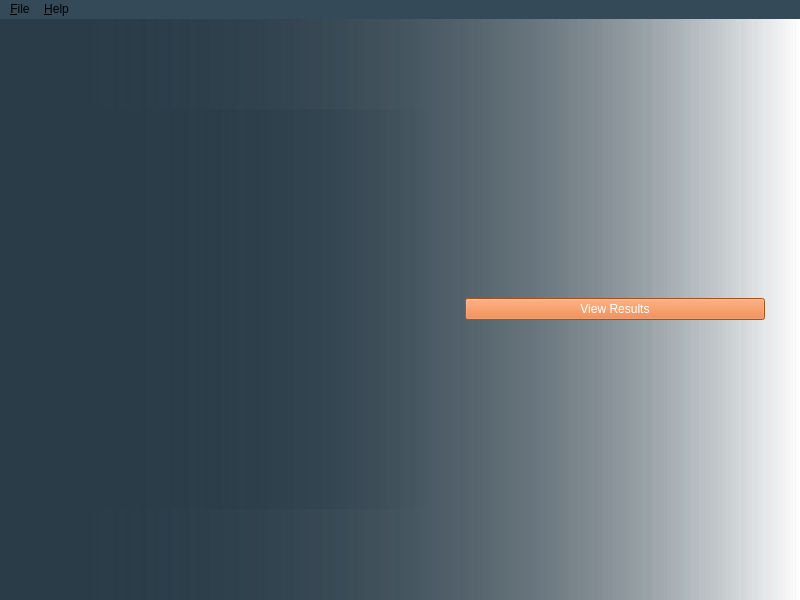
<?xml version="1.0" encoding="UTF-8"?>
<ui version="4.0">
 <class>MainWindow</class>
 <widget class="QMainWindow" name="MainWindow">
  <property name="geometry">
   <rect>
    <x>0</x>
    <y>0</y>
    <width>800</width>
    <height>600</height>
   </rect>
  </property>
  <property name="windowTitle">
   <string>PeerPilot</string>
  </property>
  <property name="styleSheet">
   <string notr="true">background-color: rgb(42, 60, 72);
background-color: qlineargradient(spread:pad, x1:0, y1:0, x2:1, y2:0, stop:0 rgba(42, 60, 72, 255), stop:1 rgba(255, 255, 255,0));</string>
  </property>
  <widget class="QWidget" name="centralwidget">
   <layout class="QHBoxLayout" name="horizontalLayout">
    <item>
     <widget class="QLabel" name="icon">
      <property name="enabled">
       <bool>true</bool>
      </property>
      <property name="maximumSize">
       <size>
        <width>400</width>
        <height>400</height>
       </size>
      </property>
      <property name="text">
       <string/>
      </property>
      <property name="pixmap">
       <pixmap resource="../resources.qrc">:/PeerPilotImage.png</pixmap>
      </property>
      <property name="scaledContents">
       <bool>true</bool>
      </property>
      <property name="alignment">
       <set>Qt::AlignCenter</set>
      </property>
      <property name="textInteractionFlags">
       <set>Qt::NoTextInteraction</set>
      </property>
     </widget>
    </item>
    <item>
     <layout class="QGridLayout" name="buttonGrid">
      <item row="0" column="0">
       <widget class="QPushButton" name="viewResultsButton">
        <property name="enabled">
         <bool>true</bool>
        </property>
        <property name="sizePolicy">
         <sizepolicy hsizetype="Minimum" vsizetype="Fixed">
          <horstretch>0</horstretch>
          <verstretch>0</verstretch>
         </sizepolicy>
        </property>
        <property name="maximumSize">
         <size>
          <width>300</width>
          <height>16777215</height>
         </size>
        </property>
        <property name="autoFillBackground">
         <bool>false</bool>
        </property>
        <property name="styleSheet">
         <string notr="true">font: 18pt &quot;Calibri&quot;;
border-top-color: rgb(0, 85, 255);
background-color: rgb(230, 112, 43);
color: rgb(255, 255, 255);</string>
        </property>
        <property name="text">
         <string>View Results</string>
        </property>
       </widget>
      </item>
     </layout>
    </item>
   </layout>
  </widget>
  <widget class="QMenuBar" name="menuBar">
   <property name="geometry">
    <rect>
     <x>0</x>
     <y>0</y>
     <width>800</width>
     <height>22</height>
    </rect>
   </property>
   <property name="autoFillBackground">
    <bool>false</bool>
   </property>
   <property name="styleSheet">
    <string notr="true">background-color: rgb(52, 74, 89);</string>
   </property>
   <widget class="QMenu" name="menuFile">
    <property name="styleSheet">
     <string notr="true">background-color: rgb(52, 74, 89);</string>
    </property>
    <property name="title">
     <string>&amp;File</string>
    </property>
    <addaction name="actionManage_Classes"/>
    <addaction name="separator"/>
    <addaction name="actionExit"/>
   </widget>
   <widget class="QMenu" name="menuHelp">
    <property name="styleSheet">
     <string notr="true">background-color: rgb(52, 74, 89);</string>
    </property>
    <property name="title">
     <string>&amp;Help</string>
    </property>
    <addaction name="actionAbout"/>
    <addaction name="actionAbout_Qt"/>
   </widget>
   <addaction name="menuFile"/>
   <addaction name="menuHelp"/>
  </widget>
  <action name="actionAbout">
   <property name="text">
    <string>&amp;About</string>
   </property>
   <property name="menuRole">
    <enum>QAction::AboutRole</enum>
   </property>
  </action>
  <action name="actionExit">
   <property name="text">
    <string>E&amp;xit</string>
   </property>
   <property name="shortcut">
    <string>Ctrl+Q</string>
   </property>
   <property name="shortcutContext">
    <enum>Qt::ApplicationShortcut</enum>
   </property>
   <property name="menuRole">
    <enum>QAction::QuitRole</enum>
   </property>
  </action>
  <action name="actionManage_Classes">
   <property name="text">
    <string>&amp;Manage Classes</string>
   </property>
   <property name="shortcut">
    <string>Ctrl+M</string>
   </property>
  </action>
  <action name="actionAbout_Qt">
   <property name="text">
    <string>About Qt</string>
   </property>
   <property name="menuRole">
    <enum>QAction::AboutQtRole</enum>
   </property>
  </action>
 </widget>
 <resources>
  <include location="../resources.qrc"/>
 </resources>
 <connections/>
</ui>
